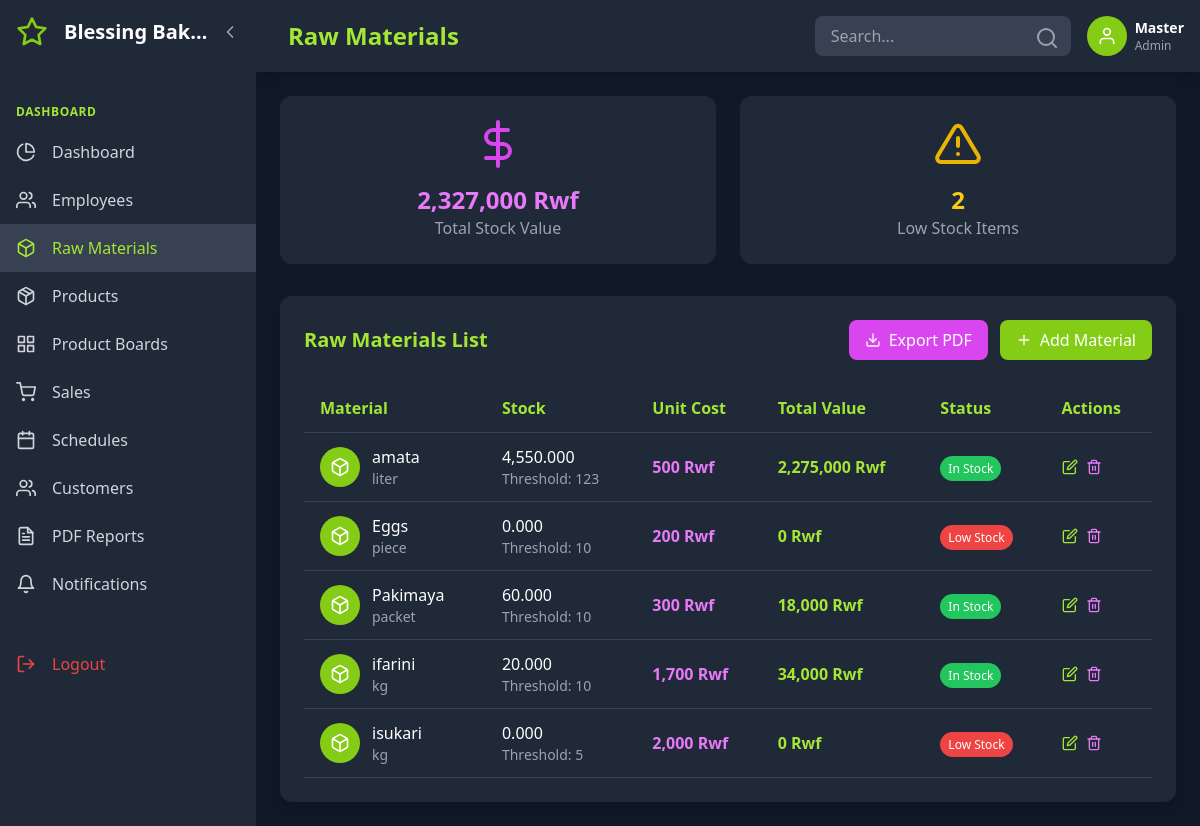
/?page=raw_materials (signed in), run on the app's committed database.
### tables this page shows
CREATE TABLE `system_settings` (
  `id` int(11) NOT NULL,
  `business_name` varchar(255) DEFAULT 'Bakery Management System',
  `currency` varchar(10) DEFAULT 'Frw',
  `timezone` varchar(50) DEFAULT 'Africa/Kigali',
  `date_format` varchar(20) DEFAULT 'Y-m-d',
  `low_stock_threshold` int(11) DEFAULT 10,
  `updated_at` datetime DEFAULT current_timestamp() ON UPDATE current_timestamp()
);

CREATE TABLE `raw_materials` (
  `id` int(11) NOT NULL,
  `name` varchar(150) NOT NULL,
  `unit` varchar(20) DEFAULT NULL,
  `category` varchar(100) DEFAULT NULL,
  `unit_cost` decimal(10,4) DEFAULT 0.0000,
  `stock_quantity` decimal(12,3) DEFAULT 0.000,
  `low_threshold` decimal(12,3) DEFAULT 0.000,
  `supplier_id` int(11) DEFAULT NULL,
  `last_purchase_date` datetime DEFAULT NULL,
  `created_at` datetime DEFAULT current_timestamp()
);

### app/controllers/raw_materials.php (the view, shortened to what the rows shown need)
<?php
$mats = $pdo->query('SELECT * FROM raw_materials ORDER BY created_at DESC')->fetchAll();
?>
<div class="bg-gray-800 rounded-xl p-6 shadow-lg">
    <div class="overflow-x-auto">
        <table class="w-full">
            <thead>
                <tr class="border-b border-gray-700">
                    <th class="text-left py-3 px-4 text-lime-400">Material</th>
                    <th class="text-left py-3 px-4 text-lime-400">Stock</th>
                    <th class="text-left py-3 px-4 text-lime-400">Unit Cost</th>
                    <th class="text-left py-3 px-4 text-lime-400">Total Value</th>
                    <th class="text-left py-3 px-4 text-lime-400">Status</th>
                    <th class="text-left py-3 px-4 text-lime-400">Actions</th>
                </tr>
            </thead>
            <tbody id="materialsTableBody">
                <?php foreach($mats as $m):
                    $total_value = $m['unit_cost'] * $m['stock_quantity'];
                    $is_low_stock = $m['stock_quantity'] <= $m['low_threshold'];
                    $status_color = $is_low_stock ? 'red' : 'green';
                    $status_text = $is_low_stock ? 'Low Stock' : 'In Stock';
                ?>
                <tr class="border-b border-gray-700 hover:bg-gray-700" data-material-id="<?= $m['id'] ?>">
                    <td class="py-3 px-4">
                        <div class="flex items-center space-x-3">
                            <div class="w-10 h-10 bg-lime-500 rounded-full flex items-center justify-center">
                                <i data-feather="box" class="w-5 h-5 text-white"></i>
                            </div>
                            <div>
                                <p class="font-medium"><?= htmlspecialchars($m['name']) ?></p>
                                <p class="text-gray-400 text-sm"><?= htmlspecialchars($m['unit']) ?></p>
                            </div>
                        </div>
                    </td>
                    <td class="py-3 px-4">
                        <div class="flex flex-col">
                            <span class="font-medium"><?= number_format($m['stock_quantity'], 3) ?></span>
                            <span class="text-gray-400 text-sm">Threshold: <?= number_format($m['low_threshold'], 0) ?></span>
                        </div>
                    </td>
                    <td class="py-3 px-4">
                        <span class="text-fuchsia-400 font-bold"><?= number_format($m['unit_cost'], 0) ?> Rwf</span>
                    </td>
                    <td class="py-3 px-4">
                        <span class="text-lime-400 font-bold"><?= number_format($total_value, 0) ?> Rwf</span>
                    </td>
                    <td class="py-3 px-4">
                        <span class="bg-<?= $status_color ?>-500 text-white px-2 py-1 rounded-full text-xs">
                            <?= $status_text ?>
                        </span>
                    </td>
                    <td class="py-3 px-4">
                        <div class="flex space-x-2">
                            <button class="edit-material text-lime-400 hover:text-lime-300" data-id="<?= $m['id'] ?>">
                                <i data-feather="edit" class="w-4 h-4"></i>
                            </button>
                            <button class="delete-material text-fuchsia-400 hover:text-fuchsia-300" data-id="<?= $m['id'] ?>">
                                <i data-feather="trash-2" class="w-4 h-4"></i>
                            </button>
                        </div>
                    </td>
                </tr>
                <?php endforeach; ?>
            </tbody>
        </table>
    </div>
</div>

### app/views/header.php (shortened to what the rows shown need)
<?php
    $user = $_SESSION['user_id'] ?? null;
    $user_role = $_SESSION['role'] ?? 'employee';
    $user_name = $_SESSION['username'] ?? 'User';
    $current_page = $_GET['page'] ?? 'dashboard';
    $theme = $_SESSION['theme'] ?? 'dark';
    $language = $_SESSION['language'] ?? 'en';
if ($user):
?>
<!DOCTYPE html>
<html lang="<?= htmlspecialchars($language) ?>" class="<?= $theme === 'dark' ? 'dark' : '' ?>">
<head>
    <script src="https://cdn.tailwindcss.com"></script>
</head>
<body class="<?= $theme === 'dark' ? 'bg-gray-900 text-white' : 'bg-gray-100 text-gray-900' ?> min-h-screen flex">
    <div id="sidebar" class="sidebar sidebar-expanded bg-gray-800 fixed h-full overflow-hidden z-50">
        <div class="p-4 flex items-center justify-between">
            <div class="flex items-center min-w-0">
                <i data-feather="star" class="text-lime-500 w-8 h-8 flex-shrink-0"></i>
                <span class="logo-text ml-4 text-xl font-bold truncate"><?php echo $conn->query("SELECT business_name FROM system_settings LIMIT 1")->fetchColumn(); ?></span>
            </div>
            <button id="sidebarToggle" class="text-gray-400 hover:text-white ml-2 flex-shrink-0">
                <i data-feather="chevron-left" class="w-5 h-5 sidebar-toggle-icon"></i>
            </button>
        </div>
        <nav class="mt-8">
            <?php if ($user_role === 'admin'): ?>
                <div class="px-4 py-2 text-xs font-semibold text-lime-400 uppercase tracking-wider">
                    <span class="nav-item-text"><?= t('dashboard') ?></span>
                </div>
                <a href="?page=dashboard" class="nav-item flex items-center px-4 py-3 text-gray-300 hover:bg-gray-700 hover:text-lime-400 transition-colors <?= $current_page === 'dashboard' ? 'bg-gray-700 text-lime-400' : '' ?>">
                    <i data-feather="pie-chart" class="w-5 h-5 flex-shrink-0"></i>
                    <span class="nav-item-text ml-4 truncate"><?= t('dashboard') ?></span>
                </a>
                <a href="?page=employees" class="nav-item flex items-center px-4 py-3 text-gray-300 hover:bg-gray-700 hover:text-lime-400 transition-colors <?= $current_page === 'employees' ? 'bg-gray-700 text-lime-400' : '' ?>">
                    <i data-feather="users" class="w-5 h-5 flex-shrink-0"></i>
                    <span class="nav-item-text ml-4 truncate"><?= t('employees') ?></span>
                </a>
                <a href="?page=raw_materials" class="nav-item flex items-center px-4 py-3 text-gray-300 hover:bg-gray-700 hover:text-lime-400 transition-colors <?= $current_page === 'raw_materials' ? 'bg-gray-700 text-lime-400' : '' ?>">
                    <i data-feather="box" class="w-5 h-5 flex-shrink-0"></i>
                    <span class="nav-item-text ml-4 truncate"><?= t('raw_materials') ?></span>
                </a>
                <a href="?page=products" class="nav-item flex items-center px-4 py-3 text-gray-300 hover:bg-gray-700 hover:text-lime-400 transition-colors <?= $current_page === 'products' ? 'bg-gray-700 text-lime-400' : '' ?>">
                    <i data-feather="package" class="w-5 h-5 flex-shrink-0"></i>
                    <span class="nav-item-text ml-4 truncate"><?= t('products') ?></span>
                </a>
                <a href="?page=product_boards" class="nav-item flex items-center px-4 py-3 text-gray-300 hover:bg-gray-700 hover:text-lime-400 transition-colors <?= $current_page === 'product_boards' ? 'bg-gray-700 text-lime-400' : '' ?>">
                    <i data-feather="grid" class="w-5 h-5 flex-shrink-0"></i>
                    <span class="nav-item-text ml-4 truncate"><?= t('product_boards') ?></span>
                </a>
                <a href="?page=suppliers" class="nav-item flex items-center px-4 py-3 text-gray-300 hover:bg-gray-700 hover:text-fuchsia-400 transition-colors <?= $current_page === 'sales' ? 'bg-gray-700 text-fuchsia-400' : '' ?>">
                    <i data-feather="shopping-cart" class="w-5 h-5 flex-shrink-0"></i>
                    <span class="nav-item-text ml-4 truncate"><?= t('sales') ?></span>
                <a href="?page=schedules" class="nav-item flex items-center px-4 py-3 text-gray-300 hover:bg-gray-700 hover:text-lime-400 transition-colors <?= $current_page === 'schedules' ? 'bg-gray-700 text-lime-400' : '' ?>">
                    <i data-feather="calendar" class="w-5 h-5 flex-shrink-0"></i>
                    <span class="nav-item-text ml-4 truncate"><?= t('schedules') ?></span>
                </a>
                <a href="?page=customers" class="nav-item flex items-center px-4 py-3 text-gray-300 hover:bg-gray-700 hover:text-lime-400 transition-colors <?= $current_page === 'customers' ? 'bg-gray-700 text-lime-400' : '' ?>">
                    <i data-feather="users" class="w-5 h-5 flex-shrink-0"></i>
                    <span class="nav-item-text ml-4 truncate"><?= t('customers') ?></span>
                </a>
                <a href="?page=admin_reports" class="nav-item flex items-center px-4 py-3 text-gray-300 hover:bg-gray-700 hover:text-lime-400 transition-colors <?= $current_page === 'admin_reports' ? 'bg-gray-700 text-lime-400' : '' ?>">
                    <i data-feather="file-text" class="w-5 h-5 flex-shrink-0"></i>
                    <span class="nav-item-text ml-4 truncate"><?= t('admin_reports') ?></span>
                </a>
                <a href="?page=notifications" class="nav-item flex items-center px-4 py-3 text-gray-300 hover:bg-gray-700 hover:text-lime-400 transition-colors <?= $current_page === 'notifications' ? 'bg-gray-700 text-lime-400' : '' ?>">
                    <i data-feather="bell" class="w-5 h-5 flex-shrink-0"></i>
                    <span class="nav-item-text ml-4 truncate"><?= t('notifications') ?></span>
                </a>
            <?php endif; ?>
            <a href="?page=logout" class="nav-item flex items-center px-4 py-3 text-red-500 hover:bg-gray-700 hover:text-red-400 transition-colors mt-8">
                <i data-feather="log-out" class="w-5 h-5 flex-shrink-0"></i>
                <span class="nav-item-text ml-4 truncate"><?= t('logout') ?></span>
            </a>
        </nav>
    </div>
    <div id="mainContent" class="main-content main-expanded flex-1 transition-all duration-300">
        <header class="bg-gray-800 shadow-lg p-4 flex justify-between items-center">
            <div class="flex items-center space-x-4">
                <h1 class="text-2xl font-bold text-lime-400 capitalize"><?= str_replace('_', ' ', $current_page) ?></h1>
            </div>
            <div class="flex items-center space-x-4">
                <div class="relative hidden md:block">
                    <input type="text" placeholder="Search..." class="bg-gray-700 text-white px-4 py-2 rounded-lg focus:outline-none focus:ring-2 focus:ring-lime-500 w-64">
                    <i data-feather="search" class="absolute right-3 top-2.5 text-gray-400"></i>
                </div>
                <div class="flex items-center space-x-2">
                    <a href="?page=settings">
                        <div class="w-10 h-10 <?= $user_role === 'admin' ? 'bg-lime-500' : 'bg-fuchsia-500' ?> rounded-full flex items-center justify-center">
                            <i data-feather="user" class="w-5 h-5 text-white"></i>
                        </div>
                    </a>
                    <div class="hidden sm:block">
                        <p class="text-white font-semibold text-sm"><?= htmlspecialchars($user_name) ?></p>
                        <p class="text-gray-400 text-xs capitalize"><?= htmlspecialchars($user_role) ?></p>
                    </div>
                </div>
            </div>
        </header>
        <main class="p-6">
<?php else: ?>
<?php endif; ?>

### data on the page
system_settings: business_name "Blessing Bak…"
raw_materials: name "amata", unit "liter", stock_quantity "4,550.000", low_threshold "123", unit_cost "500", total_value "2,275,000", status_text "In Stock"
raw_materials: name "Eggs", unit "piece", stock_quantity "0.000", low_threshold "10", unit_cost "200", total_value "0", status_text "Low Stock"
raw_materials: name "Pakimaya", unit "packet", stock_quantity "60.000", low_threshold "10", unit_cost "300", total_value "18,000", status_text "In Stock"
raw_materials: name "ifarini", unit "kg", stock_quantity "20.000", low_threshold "10", unit_cost "1,700", total_value "34,000", status_text "In Stock"
raw_materials: name "isukari", unit "kg", stock_quantity "0.000", low_threshold "5", unit_cost "2,000", total_value "0", status_text "Low Stock"

### other printed values
t('dashboard') "DASHBOARD"
t('dashboard') "Dashboard"
t('employees') "Employees"
t('raw_materials') "Raw Materials"
t('products') "Products"
t('product_boards') "Product Boards"
t('sales') "Sales"
t('schedules') "Schedules"
t('customers') "Customers"
t('admin_reports') "PDF Reports"
t('notifications') "Notifications"
t('logout') "Logout"
str_replace('_', ' ', $current_page) "Raw Materials"
$user_name "Master"
$user_role "Admin"
